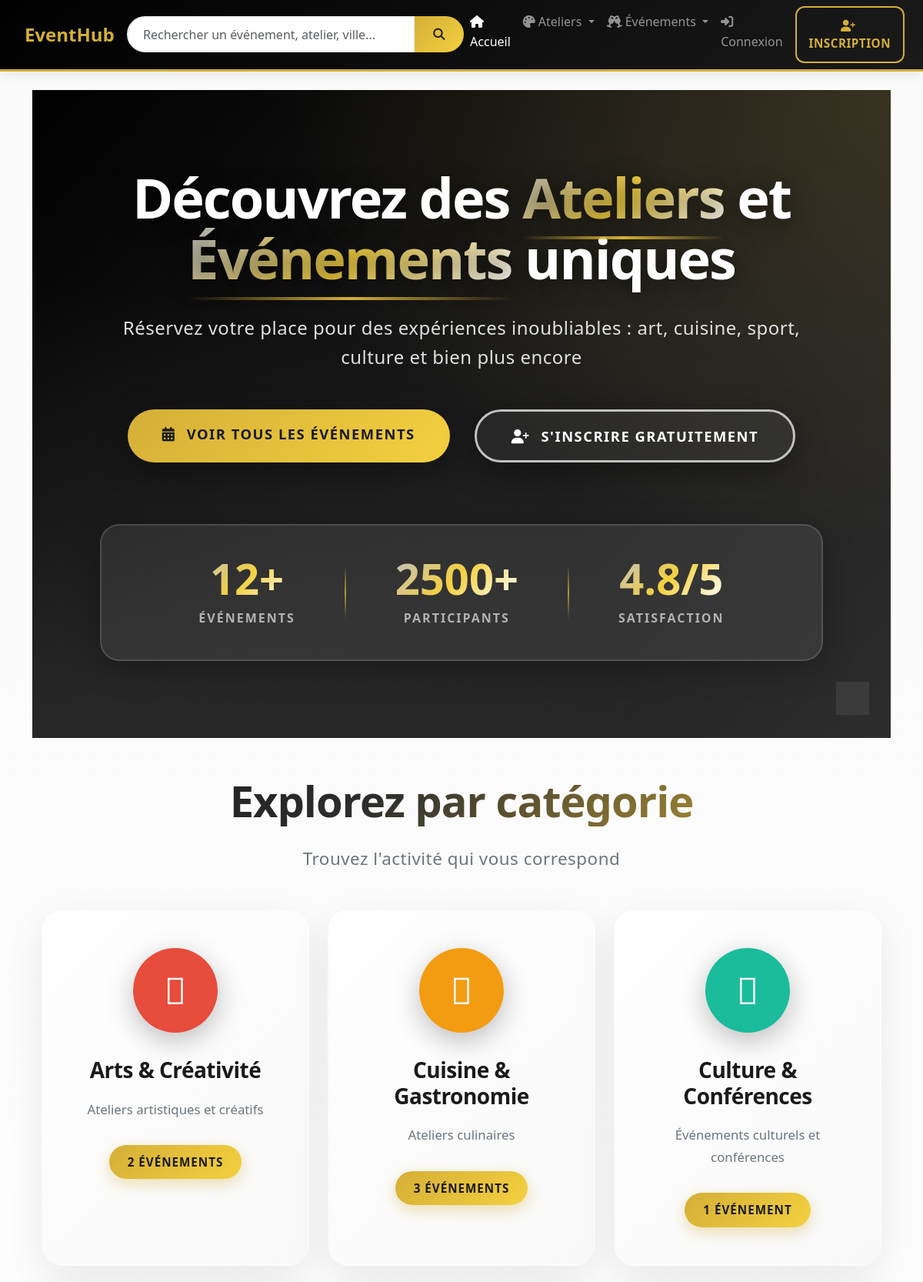
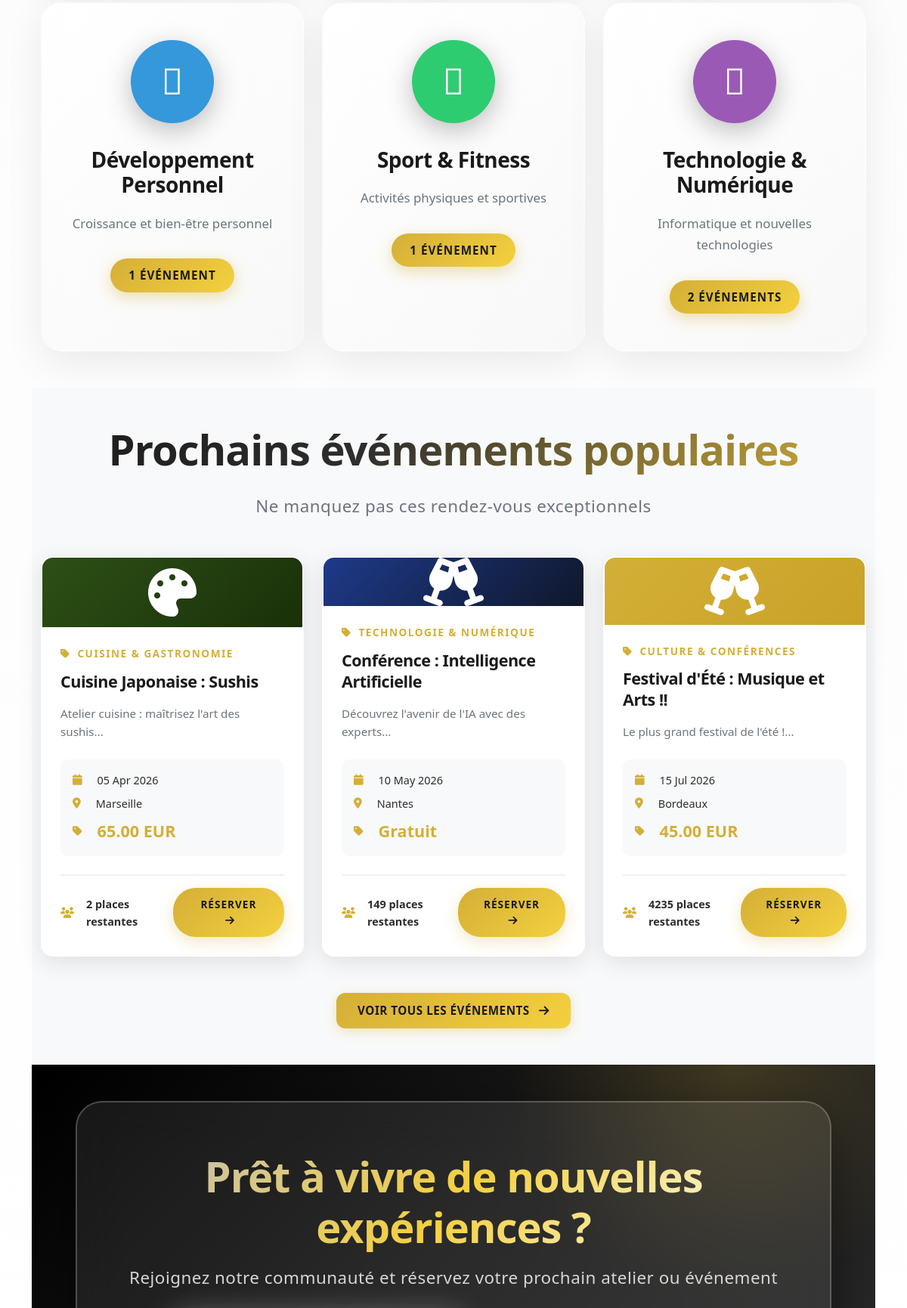
The page / (upper part) on the database its author committed (2 pictures, top to bottom).
### tables this page shows
CREATE TABLE `categories` (
  `id` int NOT NULL,
  `name` varchar(100) NOT NULL,
  `slug` varchar(100) NOT NULL COMMENT 'URL-friendly',
  `description` text,
  `color` varchar(7) DEFAULT '#667eea' COMMENT 'Code couleur hexadécimal',
  `icon` varchar(50) DEFAULT NULL COMMENT 'Font Awesome icon class',
  `is_active` tinyint(1) DEFAULT '1',
  `created_at` timestamp NULL DEFAULT CURRENT_TIMESTAMP,
  `updated_at` timestamp NULL DEFAULT CURRENT_TIMESTAMP ON UPDATE CURRENT_TIMESTAMP
);

CREATE TABLE `events` (
  `id` int NOT NULL,
  `title` varchar(255) NOT NULL,
  `slug` varchar(255) NOT NULL COMMENT 'URL-friendly',
  `type` enum('atelier','evenement') NOT NULL COMMENT 'Type de contenu',
  `description` text NOT NULL,
  `short_description` varchar(500) DEFAULT NULL COMMENT 'Résumé court pour listing',
  `date_start` datetime NOT NULL,
  `date_end` datetime DEFAULT NULL COMMENT 'Optionnel pour événements multi-jours',
  `duration` int DEFAULT NULL COMMENT 'Durée en minutes',
  `location` varchar(255) NOT NULL COMMENT 'Adresse ou lieu',
  `location_city` varchar(100) DEFAULT NULL,
  `location_postal_code` varchar(10) DEFAULT NULL,
  `is_online` tinyint(1) DEFAULT '0',
  `online_link` varchar(500) DEFAULT NULL COMMENT 'Lien visio si en ligne',
  `capacity` int NOT NULL DEFAULT '20' COMMENT 'Nombre de places total',
  `available_spots` int NOT NULL DEFAULT '20' COMMENT 'Places restantes',
  `min_participants` int DEFAULT '1' COMMENT 'Minimum de participants',
  `price` decimal(10,2) DEFAULT '0.00',
  `currency` varchar(3) DEFAULT 'EUR',
  `image` varchar(255) DEFAULT NULL COMMENT 'Nom du fichier image',
  `category_id` int DEFAULT NULL,
  `organizer_id` int DEFAULT NULL COMMENT 'Admin qui a créé l''événement',
  `status` enum('draft','published','cancelled','completed','full') DEFAULT 'draft',
  `is_featured` tinyint(1) DEFAULT '0' COMMENT 'Mise en avant',
  `views_count` int DEFAULT '0',
  `created_at` timestamp NULL DEFAULT CURRENT_TIMESTAMP,
  `updated_at` timestamp NULL DEFAULT CURRENT_TIMESTAMP ON UPDATE CURRENT_TIMESTAMP
);

### App/Views/home/index.php (the view, shortened to what the rows shown need)
<section class="hero-section">
    <div class="hero-content-wrapper">
        <div class="hero-content">
            <h1 class="hero-title animate-fade-in">
                Découvrez des <span class="gradient-text">Ateliers</span> et <span class="gradient-text">Événements</span> uniques
            </h1>
        </div>
    </div>
</section>
<section class="categories-section py-5">
    <div class="container">
        <div class="section-header text-center mb-5">
            <h2 class="section-title">Explorez par catégorie</h2>
        </div>
        <div class="row g-4">
            <?php if (!empty($categoryStats)): ?>
                <?php foreach ($categoryStats as $category): ?>
                    <div class="col-md-4">
                        <a href="?controller=event&action=index&category=<?= (int)$category->id ?>" class="category-card">
                            <div class="category-icon" style="background: <?= htmlspecialchars($category->color) ?>;">
                                <i class="<?= htmlspecialchars($category->icon) ?> fa-3x"></i>
                            </div>
                            <h3><?= htmlspecialchars($category->name) ?></h3>
                            <p><?= htmlspecialchars($category->description) ?></p>
                            <span class="category-count">
                                <?= (int)$category->event_count ?> <?= ((int)$category->event_count > 1) ? 'événements' : 'événement' ?>
                            </span>
                        </a>
                    </div>
                <?php endforeach; ?>
            <?php else: ?>
                <div class="col-12 text-center">
                    <p class="text-muted">Aucune catégorie disponible pour le moment.</p>
                </div>
            <?php endif; ?>
        </div>
    </div>
</section>
<section class="upcoming-events py-5 bg-light">
    <div class="container">
        <div class="section-header text-center mb-5">
            <h2 class="section-title">Prochains événements populaires</h2>
        </div>
        <div class="row g-4">
            <?php if (!empty($featuredEvents)): ?>
                <?php foreach ($featuredEvents as $event): ?>
                    <?php
                    $dateFormatted = $event->getFormattedDateStart('d M Y') ?? 'Date à définir';
                    $type = $event->getType();
                    $iconClass = ($type === 'atelier') ? 'fa-palette' : 'fa-glass-cheers';
                     $gradients = [
                        'linear-gradient(135deg, #c0c0c0 0%, #808080 100%)',
                        'linear-gradient(135deg, #d4af37 0%, #c9a227 100%)',
                        'linear-gradient(135deg, #8b1538 0%, #5d0e26 100%)',
                        'linear-gradient(135deg, #2d5016 0%, #1a3009 100%)',
                        'linear-gradient(135deg, #1e3a8a 0%, #0f172a 100%)',
                        'linear-gradient(135deg, #1a1a1a 0%, #000000 100%)',
                    ];
                    $randomGradient = $gradients[array_rand($gradients)];
                    $desc = $event->getShortDescription() ?? $event->getDescription() ?? '';
                    $desc = substr($desc, 0, 100);
                    $spots = (int)$event->getAvailableSpots();
                    $eventId = (int)($event->getId() ?? 0);
                    $controller = ($type === 'atelier') ? 'atelier' : 'event';
                    ?>
                    <div class="col-md-6 col-lg-4">
                        <div class="event-card">
                            <div class="event-image" style="background: <?= $randomGradient ?>; height: 200px; display: flex; align-items: center; justify-content: center;">
                                <i class="fas <?= $iconClass ?> fa-4x text-white"></i>
                            </div>
                            <div class="event-body">
                                <div class="event-category">
                                    <i class="fas fa-tag me-1"></i> <?= htmlspecialchars($event->getCategoryName() ?? 'Non catégorisé') ?>
                                </div>
                                <h3 class="event-title"><?= htmlspecialchars($event->getTitle() ?? '') ?></h3>
                                <p class="event-description">
                                    <?= htmlspecialchars($desc) ?>...
                                </p>
                                <div class="event-meta">
                                    <div class="event-date">
                                        <i class="fas fa-calendar me-2"></i>
                                        <span><?= htmlspecialchars($dateFormatted) ?></span>
                                    </div>
                                    <div class="event-location">
                                        <i class="fas fa-map-marker-alt me-2"></i>
                                        <span><?= htmlspecialchars($event->getLocationCity() ?? 'À définir') ?></span>
                                    </div>
                                    <div class="event-price">
                                        <i class="fas fa-tag me-2"></i>
                                        <strong><?= htmlspecialchars($event->getFormattedPrice()) ?></strong>
                                    </div>
                                </div>
                                <div class="event-footer">
                                    <div class="event-spots">
                                        <i class="fas fa-users me-2"></i>
                                        <span>
                                            <?= $spots ?> place<?= ($spots > 1) ? 's' : '' ?>
                                            restante<?= ($spots > 1) ? 's' : '' ?>
                                        </span>
                                    </div>
                                    <a href="?controller=<?= $controller ?>&action=show&id=<?= $eventId ?>" class="btn btn-sm btn-primary">
                                        Réserver <i class="fas fa-arrow-right ms-1"></i>
                                    </a>
                                </div>
                            </div>
                        </div>
                    </div>
                <?php endforeach; ?>
            <?php else: ?>
                <div class="col-12 text-center">
                    <p class="text-muted">Aucun événement à venir pour le moment.</p>
                </div>
            <?php endif; ?>
        </div>
    </div>
</section>
<section class="cta-section py-5">
    <div class="container">
        <div class="cta-card text-center">
            <h2 class="cta-title mb-3">Prêt à vivre de nouvelles expériences ?</h2>
        </div>
    </div>
</section>

### rows shown on the page
categories: name "Arts & Créativité", description "Ateliers artistiques et créatifs", event_count "2", shows "ÉVÉNEMENTS"
categories: name "Cuisine & Gastronomie", description "Ateliers culinaires", event_count "3", shows "ÉVÉNEMENTS"
categories: name "Culture & Conférences", description "Événements culturels et conférences", event_count "1", shows "ÉVÉNEMENT"
categories: name "Développement Personnel", description "Croissance et bien-être personnel", event_count "1", shows "ÉVÉNEMENT"
categories: name "Sport & Fitness", description "Activités physiques et sportives", event_count "1", shows "ÉVÉNEMENT"
categories: name "Technologie & Numérique", description "Informatique et nouvelles technologies", event_count "2", shows "ÉVÉNEMENTS"
events: category.name "CUISINE & GASTRONOMIE", title "Cuisine Japonaise : Sushis", short_description "Atelier cuisine : maîtrisez l'art des sushis", date_start "05 Apr 2026", location_city "Marseille", $event->getFormattedPrice() "65.00 EUR", available_spots "2"
events: category.name "TECHNOLOGIE & NUMÉRIQUE", title "Conférence : Intelligence Artificielle", short_description "Découvrez l'avenir de l'IA avec des experts", date_start "10 May 2026", location_city "Nantes", price "Gratuit", available_spots "149"
events: category.name "CULTURE & CONFÉRENCES", title "Festival d'Été : Musique et Arts !!", short_description "Le plus grand festival de l'été !", date_start "15 Jul 2026", location_city "Bordeaux", $event->getFormattedPrice() "45.00 EUR", available_spots "4235"

### other values the page prints
$totalEvents "12"
